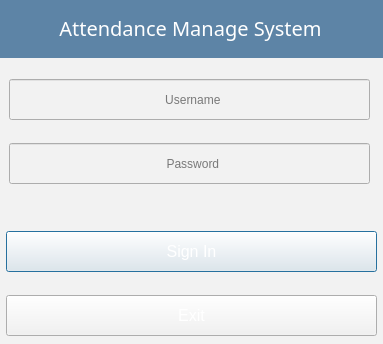
<?xml version="1.0" encoding="UTF-8"?>
<ui version="4.0">
 <class>Dialog</class>
 <widget class="QDialog" name="Dialog">
  <property name="geometry">
   <rect>
    <x>0</x>
    <y>0</y>
    <width>383</width>
    <height>344</height>
   </rect>
  </property>
  <property name="windowTitle">
   <string>Attendance Management System</string>
  </property>
  <property name="styleSheet">
   <string notr="true">background-color: rgb(242,242,242);</string>
  </property>
  <widget class="QLabel" name="label">
   <property name="geometry">
    <rect>
     <x>-5</x>
     <y>-3</y>
     <width>391</width>
     <height>61</height>
    </rect>
   </property>
   <property name="font">
    <font>
     <family>Ubuntu Light</family>
     <pointsize>15</pointsize>
     <weight>50</weight>
     <bold>false</bold>
    </font>
   </property>
   <property name="styleSheet">
    <string notr="true">background-color: rgb(93,132,166);
color: rgb(255, 255, 255);</string>
   </property>
   <property name="text">
    <string>Attendance Manage System</string>
   </property>
   <property name="alignment">
    <set>Qt::AlignCenter</set>
   </property>
  </widget>
  <widget class="QLineEdit" name="lineEdit_id">
   <property name="geometry">
    <rect>
     <x>9</x>
     <y>79</y>
     <width>361</width>
     <height>41</height>
    </rect>
   </property>
   <property name="styleSheet">
    <string notr="true">border-image: url(:/image/text_field.jpg);
</string>
   </property>
   <property name="text">
    <string/>
   </property>
   <property name="alignment">
    <set>Qt::AlignCenter</set>
   </property>
   <property name="placeholderText">
    <string>  Username</string>
   </property>
  </widget>
  <widget class="QLineEdit" name="lineEdit_pw">
   <property name="geometry">
    <rect>
     <x>9</x>
     <y>143</y>
     <width>361</width>
     <height>41</height>
    </rect>
   </property>
   <property name="styleSheet">
    <string notr="true">border-image: url(:/image/text_field.jpg);
</string>
   </property>
   <property name="text">
    <string/>
   </property>
   <property name="alignment">
    <set>Qt::AlignCenter</set>
   </property>
   <property name="placeholderText">
    <string>  Password</string>
   </property>
  </widget>
  <widget class="QPushButton" name="pushButton_login">
   <property name="geometry">
    <rect>
     <x>6</x>
     <y>231</y>
     <width>371</width>
     <height>41</height>
    </rect>
   </property>
   <property name="font">
    <font>
     <pointsize>12</pointsize>
    </font>
   </property>
   <property name="styleSheet">
    <string notr="true">color: rgb(255, 255, 255);
border-image: url(:/image/button.jpg);</string>
   </property>
   <property name="text">
    <string>Sign In</string>
   </property>
  </widget>
  <widget class="QPushButton" name="pushButton_exit">
   <property name="geometry">
    <rect>
     <x>6</x>
     <y>295</y>
     <width>371</width>
     <height>41</height>
    </rect>
   </property>
   <property name="font">
    <font>
     <pointsize>12</pointsize>
     <weight>50</weight>
     <italic>false</italic>
     <bold>false</bold>
     <underline>false</underline>
     <strikeout>false</strikeout>
     <kerning>false</kerning>
    </font>
   </property>
   <property name="styleSheet">
    <string notr="true">border-image: url(:/image/button.jpg);
color: rgb(255, 255, 255);</string>
   </property>
   <property name="text">
    <string>Exit</string>
   </property>
  </widget>
  <widget class="QLabel" name="label_2">
   <property name="geometry">
    <rect>
     <x>30</x>
     <y>198</y>
     <width>251</width>
     <height>17</height>
    </rect>
   </property>
   <property name="styleSheet">
    <string notr="true">color: rgb(239, 41, 41);</string>
   </property>
   <property name="text">
    <string/>
   </property>
  </widget>
 </widget>
 <resources/>
 <connections/>
</ui>
